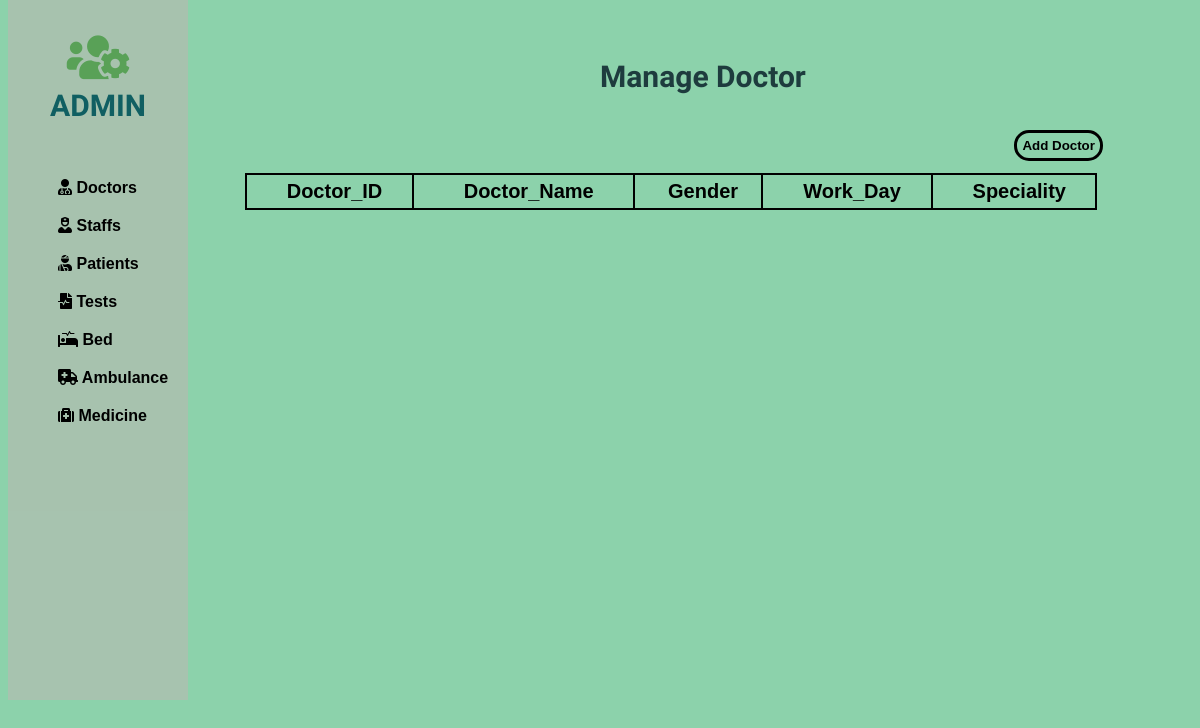
The page /php/Doctor/doctor.php on the database as committed earlier.
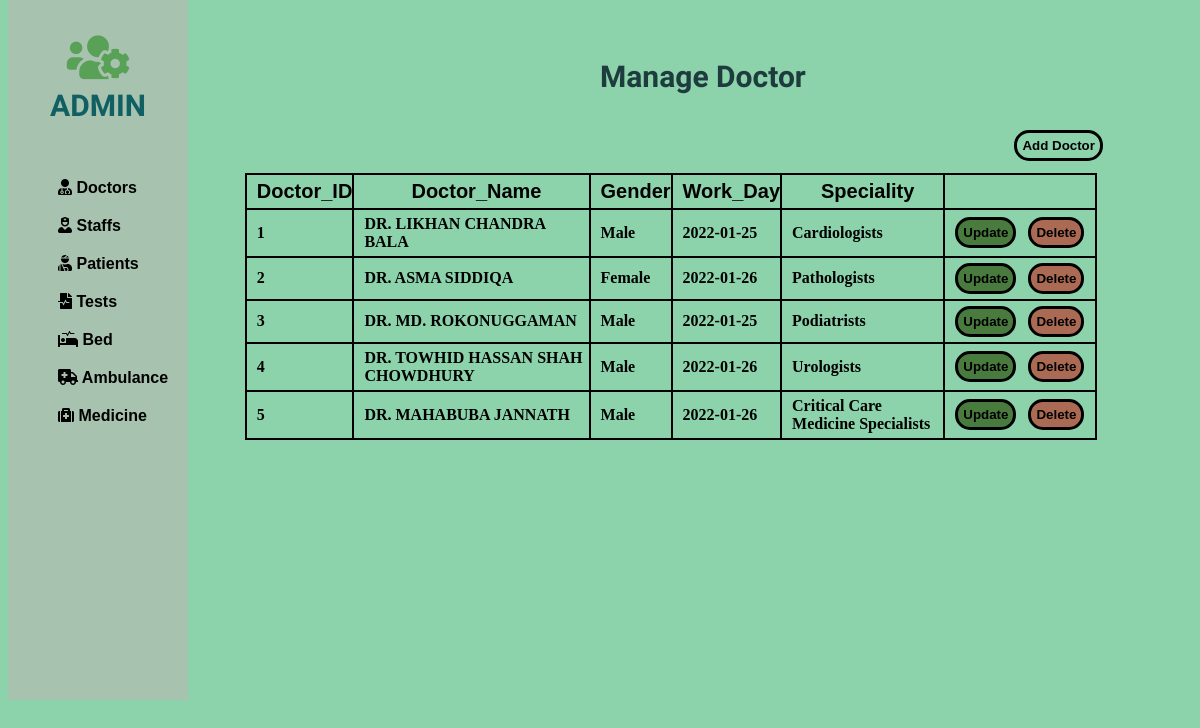
The same page on the database as committed later.
### tables this page shows
CREATE TABLE IF NOT EXISTS `doctor` (
  `D_ID` int(11) NOT NULL AUTO_INCREMENT,
  `D_Name` varchar(225) NOT NULL,
  `Gender` enum('Male','Female','Others') NOT NULL,
  `Work_Day` date NOT NULL,
  `Speciality` varchar(225) NOT NULL,
  PRIMARY KEY (`D_ID`),
  UNIQUE KEY `D_ID` (`D_ID`)
);

### php/Doctor/doctor.php (the view, shortened to what this page needs)
<!DOCTYPE html>
<html lang="en">
<head>
    <link rel="stylesheet" href="https://use.fontawesome.com/releases/v5.15.4/css/all.css"
>
    <link rel="stylesheet" href="https://use.fontawesome.com/releases/v5.15.4/css/all.css">
</head>
<body>
    <div class="slidebar">
        <header>
            <span>
                <i class="fas fa-users-cog"></i><br>
            </span>
            ADMIN
        </header>
        <ul>
            <li>
                <a href="/php/Doctor/doctor.php"><i class="fas fa-user-md"></i> Doctors</a>
            </li>
            <li>
                <a href="/php/staff/staff.php"><i class="fas fa-user-nurse"></i> Staffs</a>
            </li>
            <li>
                <a href="/php/patient/patient.php"><i class="fas fa-user-injured"></i> Patients</a>
            </li>
            <li>
                <a href="/php/test/test.php"><i class="fas fa-file-medical-alt"></i> Tests</a>
            </li>
            <li>
                <a href="/php/bed/bed.php"><i class="fas fa-procedures"></i> Bed</a>
            </li>
            <li>
                <a href="/php/Ambulence/ambulence.php"><i class="fas fa-ambulance"></i> Ambulance</a>
            </li>
            <li>
                <a href="/php/medicine/medicine.php"><i class="fas fa-medkit"></i> Medicine</a>
            </li>
        </ul>
    </div>
    <div class="container">
        <div class="row">
            <div style="margin-left: 50%; margin-top: 5%;">
                <h2>Manage <b>Doctor</b></h2>
            </div>
            <div style="margin-left: 85%; margin-top: 3%;">
                <button class="docadd"><a href="/php/Doctor/add-doctor.php">Add Doctor</a></button>
            </div>
        </div>
    </div>
    <div class="card-body">
        <div style="margin-left: 20%; margin-top: 1%;">
            <table id="dataTable" width="90%" cellspacing="10">
                <thead>
                    <tr>
                        <th>Doctor_ID</th>
                        <th>Doctor_Name</th>
                        <th>Gender</th>
                        <th>Work_Day</th>
                        <th>Speciality</th>
                    </tr>
                </thead>
                <tbody>
                    <?php
                    include 'db_conn.php';
                    $D_ID = 0;
                    $sql = " SELECT D_ID,D_Name,Gender,Work_Day,Speciality FROM doctor LIMIT 5";
                    $query = mysqli_query($conn, $sql);
                    while ($Patient_data = mysqli_fetch_array($query)) {
                        $D_ID = $D_ID + 1;
                    ?>
                        <tr>
                            <td><b><?php echo $D_ID  ?></b></td>
                            <td><?php echo $Patient_data['D_Name'];  ?></td>
                            <td><?php echo $Patient_data['Gender'];  ?></td>
                            <td><?php echo $Patient_data['Work_Day'];  ?></td>
                            <td><?php echo $Patient_data['Speciality'];  ?></td>
                            <td style="width: 140px;">
                                <button class="tabbutton" style="background:      rgba(59, 104, 39, 0.819 );"> <a href="update-data.php?ID=<?php echo $Patient_data['D_ID'];  ?>" class="btn btn-success"><b>Update</b></a></button> &nbsp;
                                <button class="tabbutton" style="background:      rgba(178, 83, 64, 0.819);"><a href="/php/Doctor/delete-doctor.php?ID=<?php echo $Patient_data['D_ID']; ?>" class="btn btn-danger"><b>Delete</b></a></button>
                            </td>
                        </tr>
                    <?php
                    }
                    ?>
                </tbody>
            </table>
        </div>
    </div>
</body>
</html>

### php/Doctor/doctor.php (style rules this page uses)
.slidebar { border: 20px; width: 15%; height: 700px; position: fixed; top: 0px; background-color: rgba(195, 179, 179, 0.493); }
.slidebar header { padding: 30px 10px; text-align: center; font-family: 'Mochiy Pop P One', sans-serif; font-size: 30px; font-weight: bolder; color: rgb(16, 95, 98); }
.slidebar header span { font-size: 50px; color: rgb(89, 161, 87); }
.slidebar ul li { list-style: none; padding: 10px; font-family: 'Lucida Sans', 'Lucida Sans Regular', 'Lucida Grande', 'Lucida Sans Unicode', Geneva, Verdana, sans-serif; font-weight: bolder; }
.slidebar ul li a { text-decoration: none; }
body { background-color: #8CD2AB; }
table, th, td { border: 2px solid black; border-collapse: collapse; font-weight: bold; padding: 5px 0px 5px 10px; }
.row h2 { font-family: 'Mochiy Pop P One', sans-serif; font-size: 30px; color: rgb(30,60,62) }
table th { font-size: 20px; font-family: sans-serif; }
.docadd { background: none; border: solid black 3px; padding: 5px; border-radius: 15px; }
a { text-decoration: none; color: black; font-weight: bold; }
.tabbutton { background: none; border: solid black 3px; padding: 5px; border-radius: 15px; }
.row h2 { font-family: 'Mochiy Pop P One', sans-serif; font-size: 30px; color: rgb(30, 60, 62) }

Rows that differ between the two databases and show on the page:
added doctor: D_Name "DR. LIKHAN CHANDRA BALA", Gender "Male", Work_Day "2022-01-25", Speciality "Cardiologists"
added doctor: D_Name "DR. ASMA SIDDIQA", Gender "Female", Work_Day "2022-01-26", Speciality "Pathologists"
added doctor: D_Name "DR. MD. ROKONUGGAMAN", Gender "Male", Work_Day "2022-01-25", Speciality "Podiatrists"
added doctor: D_Name "DR. TOWHID HASSAN SHAH CHOWDHURY", Gender "Male", Work_Day "2022-01-26", Speciality "Urologists"
added doctor: D_Name "DR. MAHABUBA JANNATH", Gender "Male", Work_Day "2022-01-26", Speciality "Critical Care Medicine Specialists"
